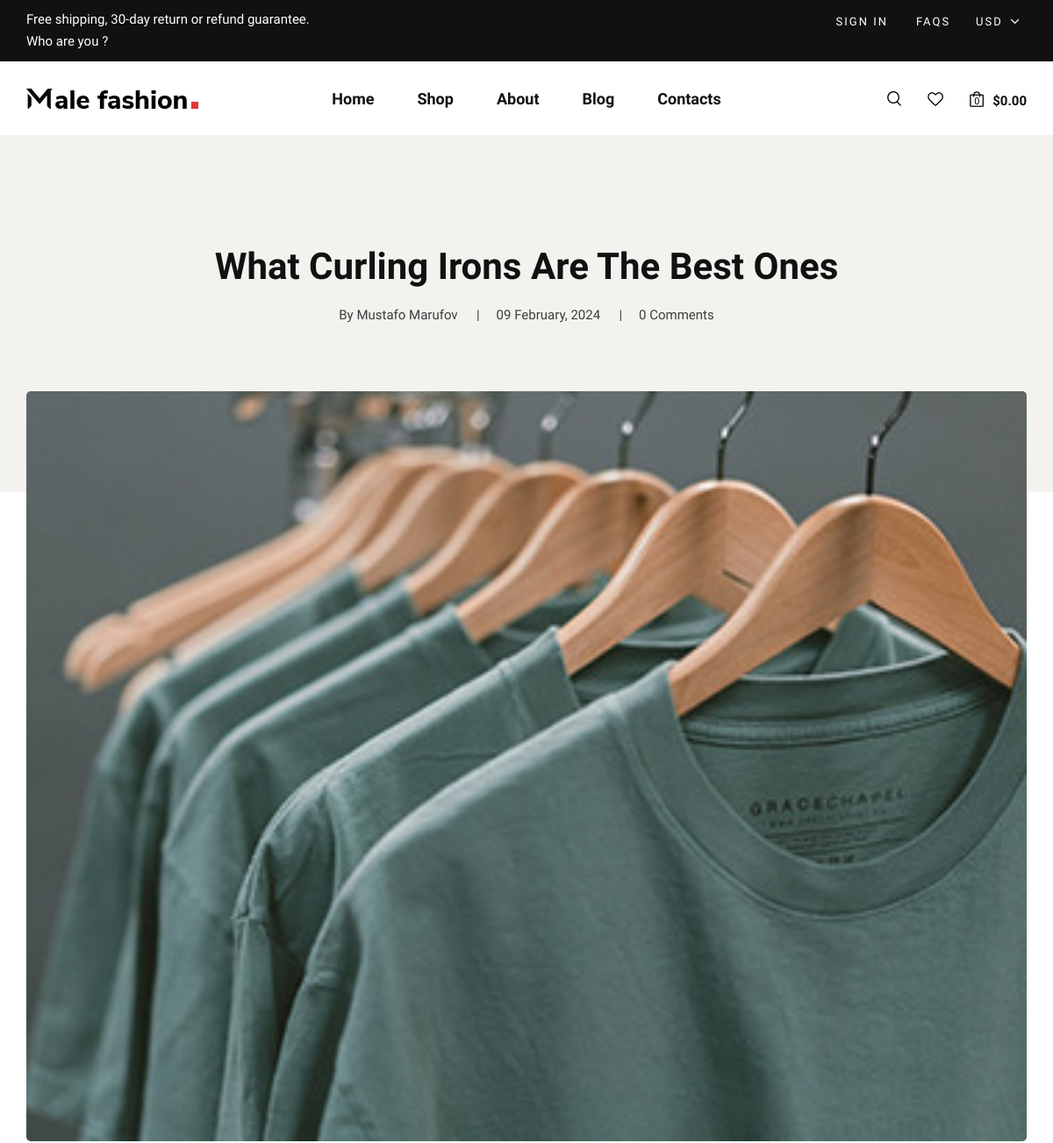
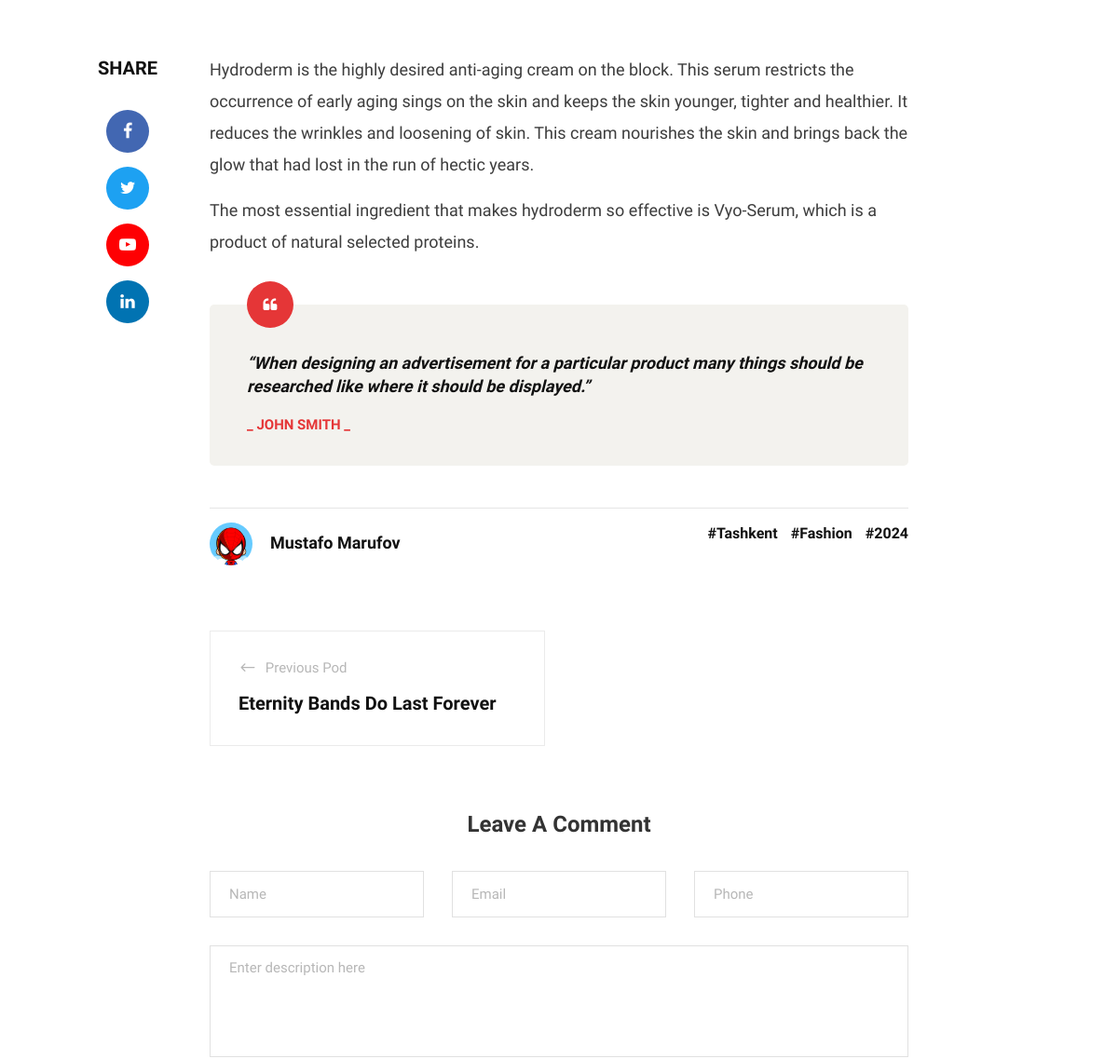
Before: /blogs/post/2/ (upper part) with the older database file (2 pictures, top to bottom).
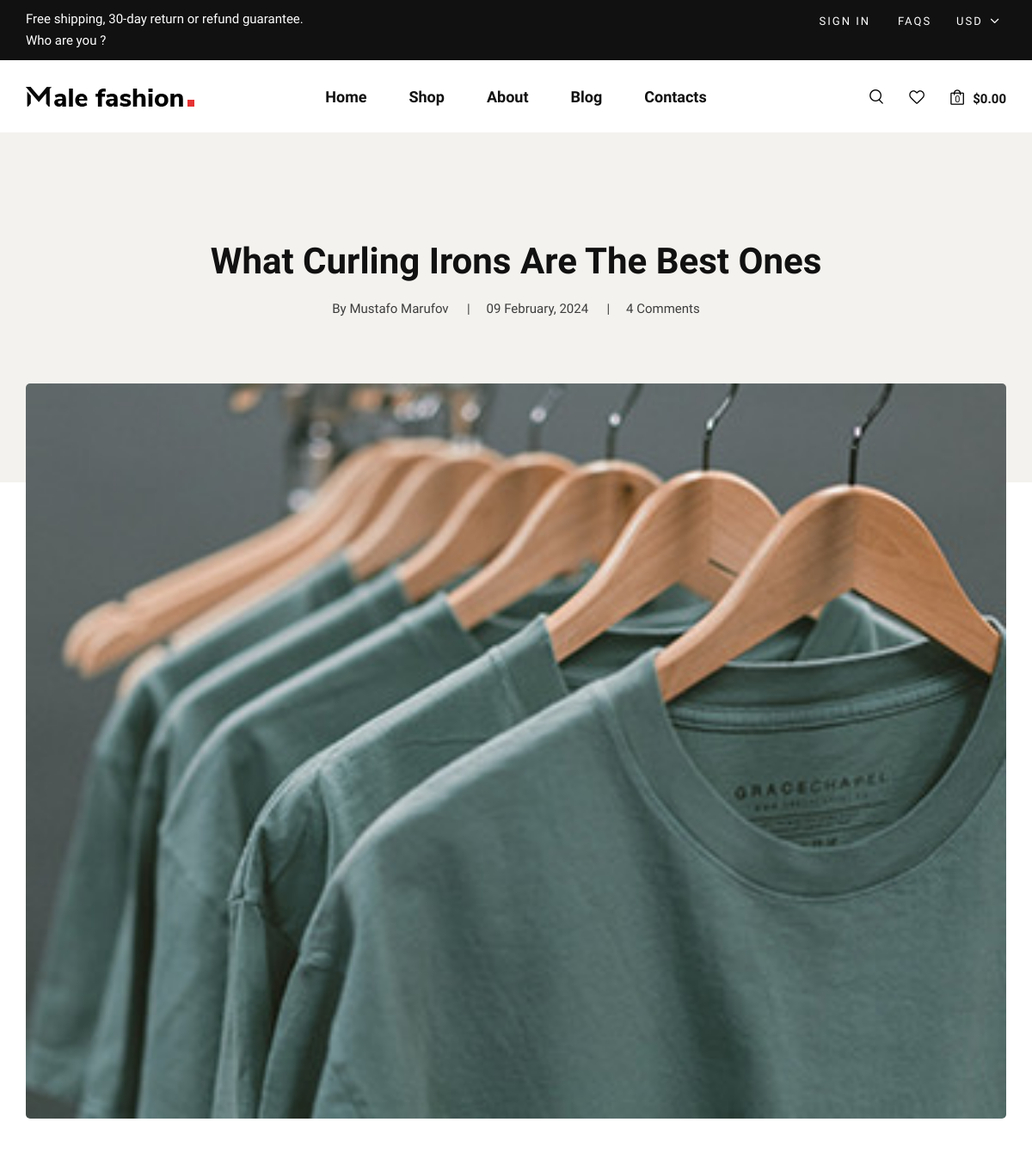
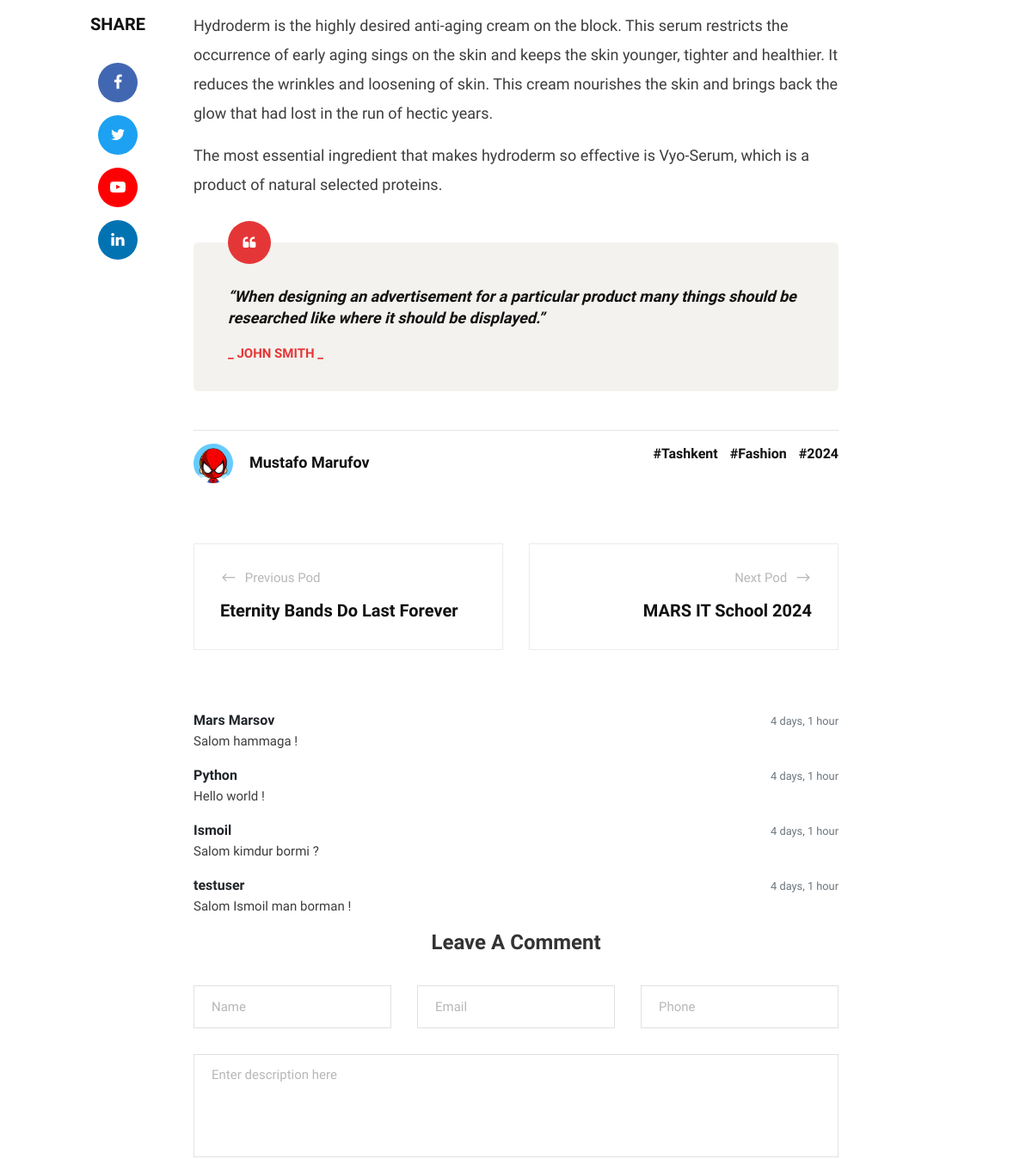
After: the same page with the newer database file (2 pictures, top to bottom).
### blogs/models.py (models this page shows, shortened)
class PostModel(models.Model):
    title = models.CharField(max_length=64)
    description = models.TextField()
    short_description = models.TextField()
    image = models.ImageField(upload_to="posts/")
    author = models.ForeignKey(AuthorModel, on_delete=models.CASCADE)
    tags = models.ManyToManyField(TagModel)
    created_at = models.DateTimeField(auto_now_add=True)
    updated_at = models.DateTimeField(auto_now=True)
    def __str__(self):
        return self.title
    def get_previous(self):
        return self.get_previous_by_created_at()
    def get_next(self):
        return self.get_next_by_created_at()
    class Meta:
        verbose_name = "Post"
        verbose_name_plural = "Posts"

class AuthorModel(models.Model):
    full_name = models.CharField(max_length=36)
    avatar = models.ImageField(upload_to="posts/authors")
    date_of_birth = models.DateField()
    class Meta:
        verbose_name = "Author"
        verbose_name_plural = "Authors"

class CommentModel(models.Model):
    name = models.CharField(max_length=64)
    email = models.EmailField()
    phone = models.CharField(max_length=13)
    text = models.TextField()
    post = models.ForeignKey(PostModel, on_delete=models.CASCADE, related_name="comments")
    created_at = models.DateTimeField(auto_now_add=True)
    updated_at = models.DateTimeField(auto_now=True)
    class Meta:
        verbose_name = "Comment"
        verbose_name_plural = "Comments"

### products/models.py (models this page shows, shortened)
class TagModel(models.Model):
    title = models.CharField(max_length=24)
    class Meta:
        verbose_name = "Tag"
        verbose_name_plural = "Tags"

### blogs/views.py (the view, shortened to what this page needs)
# urls.py: path('post/<int:pk>/', blog_details, name='details'),
def blog_details(request, pk):
    post = PostModel.objects.get(pk=pk)
    form = CreateCommentForm()
    context = {
        "post": post,
        "form": form
    }
    return render(request, template_name='blog-details.html', context=context)

### blogs/forms.py
class CreateCommentForm(forms.ModelForm):
    class Meta:
        model = CommentModel
        fields = ("name", "phone", "email", "text")
        widgets = {
            'name': forms.TextInput(attrs={'placeholder': 'Name'}),
            'email': forms.TextInput(attrs={'placeholder': 'Email'}),
            'phone': forms.TextInput(attrs={'placeholder': 'Phone'}),
            'text': forms.Textarea(
                attrs={'placeholder': 'Enter description here'}),
        }

### templates/blog-details.html (shortened to what the changed rows need)
{% extends 'layouts/base.html' %}
{% load static %}
{% block content %}
        <section class="blog-hero spad">
            <div class="container">
                <div class="row d-flex justify-content-center">
                    <div class="col-lg-9 text-center">
                        <div class="blog__hero__text">
                            <h2>{{ post.title }}</h2>
                            <ul>
                                <li>By {{ post.author.full_name }}</li>
                                <li>{{ post.created_at|date:'d F, Y' }}</li>
                                <li>{{ post.comments.all.count }} Comments</li>
                            </ul>
                        </div>
                    </div>
                </div>
            </div>
        </section>
        <section class="blog-details spad">
            <div class="container">
                <div class="row d-flex justify-content-center">
                    <div class="col-lg-12">
                        <div class="blog__details__pic">
                            <img src="{{ post.image.url }}" alt="">
                        </div>
                    </div>
                    <div class="col-lg-8">
                        <div class="blog__details__content">
                            <div class="blog__details__text">
                                <p>{{ post.description }}</p>
                                <p>{{ post.short_description }}</p>
                            </div>
                            <div class="blog__details__option">
                                <div class="row">
                                    <div class="col-lg-6 col-md-6 col-sm-6">
                                        <div class="blog__details__author">
                                            <div class="blog__details__author__pic">
                                                <img src="{{ post.author.avatar.url }}" alt="">
                                            </div>
                                            <div class="blog__details__author__text">
                                                <h5>{{ post.author.full_name }}</h5>
                                            </div>
                                        </div>
                                    </div>
                                    <div class="col-lg-6 col-md-6 col-sm-6">
                                        <div class="blog__details__tags">
                                            {% for tag in post.tags.all %}
                                                <a href="{% url 'pages:blog' %}?tag={{ tag.title }}">#{{ tag.title }}</a>
                                            {% endfor %}
                                        </div>
                                    </div>
                                </div>
                            </div>
                            <div class="blog__details__btns">
                                <div class="row">
                                    <div class="col-lg-6 col-md-6 col-sm-6 h-50">
                                        {% if post.get_previous %}
                                            <a href="{% url 'blogs:details' pk=post.get_previous.pk %}" class="blog__details__btns__item">
                                                <p><span class="arrow_left"></span> Previous Pod</p>
                                                <h5>{{ post.get_previous }}</h5>
                                            </a>
                                        {% endif %}
                                    </div>
                                    <div class="col-lg-6 col-md-6 col-sm-6 h-50">
                                        {% if post.get_next %}
                                            <a href="{% url 'blogs:details' pk=post.get_next.pk %}" class="blog__details__btns__item blog__details__btns__item--next">
                                                <p>Next Pod <span class="arrow_right"></span></p>
                                                <h5>{{ post.get_next }}</h5>
                                            </a>
                                        {% endif %}
                                    </div>
                                </div>
                            </div>
                            <div class="comment__section">
                                <ul>
                                    {% for comment in post.comments.all %}
                                    <li class="media">
                                        <div class="media-body">
                                            <span class="text-muted pull-right">
                                                <small class="text-muted">
                                                    {{ comment.created_at|timesince }}
                                                </small>
                                            </span>
                                            <strong>
                                                {{ comment.name }}
                                            </strong>
                                            <p>
                                                {{ comment.text }}
                                            </p>
                                        </div>
                                    </li>
                                    {% endfor %}
                                </ul>
                            </div>
                        </div>
                    </div>
                </div>
            </div>
        </section>
{% endblock %}

Changed rows visible on the page:
shown differently, row unchanged: PostModel "What Curling Irons Are The Best Ones": comments.all.count "0" → "4"; get_next (not shown) → "MARS IT School 2024"
added CommentModel: created_at "4 days, 1 hour", name "Mars Marsov", text "Salom hammaga !"
added CommentModel: created_at "4 days, 1 hour", name "Python", text "Hello world !"
added CommentModel: created_at "4 days, 1 hour", name "Ismoil", text "Salom kimdur bormi ?"
added CommentModel: created_at "4 days, 1 hour", name "testuser", text "Salom Ismoil man borman !"
Other visible differences:
text now shown: "Next Pod"
